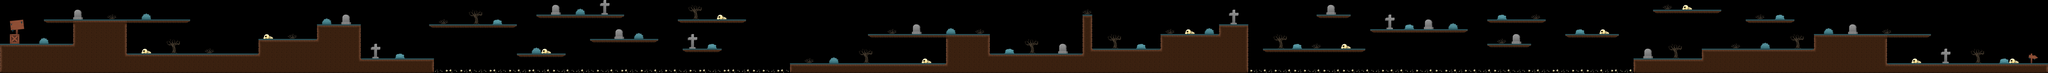

Below is a game level as drawn by its tile map, then a one-line description and the .tmx that defines it (tile-layer data replaced by summaries):
An orthogonal 420x15 tile map with 32x32 px tiles, 2 tile layers (suelo, objetos), 2 hidden layers not drawn, 3 tilesets and 36 objects (terreno 1, terreno 2, terreno 3, terreno 4, terreno 5, ...).

<map version="1.5" tiledversion="2021.03.23" orientation="orthogonal" renderorder="right-down" width="420" height="15" tilewidth="32" tileheight="32" infinite="0" nextlayerid="6" nextobjectid="40">
 <tileset firstgid="1" source="fondo1.tsx" />
 <tileset firstgid="301" source="objetos.tsx" />
 <tileset firstgid="365" source="tiles.tsx" />
 <layer id="1" name="fondo" width="420" height="15" visible="0">
  <data>[6300 cells, 6300 non-empty, 300 distinct tile ids]</data>
 </layer>
 <layer id="2" name="suelo" width="420" height="15">
  <data>[6300 cells, 1725 non-empty, 20 distinct tile ids]</data>
 </layer>
 <layer id="3" name="objetos" width="420" height="15">
  <data>[6300 cells, 349 non-empty, 52 distinct tile ids]</data>
 </layer>
 <layer id="5" name="huesos" width="420" height="15" visible="0">
  <data>[6300 cells, 252 non-empty, 4 distinct tile ids]</data>
 </layer>
 <objectgroup id="4" name="terreno">
  <object id="1" name="terreno 1" x="0.969697" y="288.061" width="475.788" height="190.636" />
  <object id="2" name="terreno 2" x="287.727" y="128.212" width="960.879" height="23.303" />
  <object id="3" name="terreno 3" x="478.788" y="154.545" width="352.424" height="327.273" />
  <object id="4" name="terreno 4" x="831.212" y="352.545" width="864.697" height="129.273" />
  <object id="5" name="terreno 5" x="1695.91" y="256.606" width="384.97" height="222.212" />
  <object id="6" name="terreno 6" x="2079.91" y="160.667" width="286.758" height="319.212" />
  <object id="7" name="terreno 7" x="2366.64" y="383.879" width="481.848" height="97.9394" />
  <object id="14" name="terreno 8" x="5182.91" y="417.152" width="1025.24" height="61.6364" />
  <object id="18" name="terreno 9" x="6208.15" y="224.242" width="288.758" height="253.485" />
  <object id="19" name="terreno 10" x="6496.88" y="353.576" width="605.121" height="125.182" />
  <object id="20" name="terreno 11" x="7103.97" y="97.9394" width="65.5455" height="380.788" />
  <object id="21" name="terreno 12" x="5693.94" y="224.182" width="515.152" height="24.3333" />
  <object id="23" name="terreno 13" x="7169.55" y="321.212" width="448.636" height="157.545" />
  <object id="24" name="terreno 14" x="7618.18" y="223.212" width="380.788" height="255.576" />
  <object id="25" name="terreno 15" x="7999.97" y="161.636" width="192.848" height="317.212" />
  <object id="33" name="terreno 16" x="10721.2" y="384.848" width="442.424" height="93.8788" />
  <object id="34" name="terreno 17" x="11166.7" y="320.273" width="739.394" height="158.485" />
  <object id="37" name="terreno 18" x="11905.1" y="225.333" width="478.606" height="253.515" />
  <object id="38" name="terreno 19" x="12385.6" y="224.091" width="285.939" height="23.5758" />
  <object id="39" name="terreno 20" x="12383.6" y="415.061" width="1055.73" height="64.697" />
  <object id="8" name="isla 1" x="2816.91" y="159.545" width="575.091" height="22.4545" />
  <object id="9" name="isla 2" x="3392.88" y="353.394" width="318.455" height="22.4545" />
  <object id="10" name="isla 3" x="3520.06" y="95.7576" width="575.97" height="24.6667" />
  <object id="11" name="isla 4" x="3870.39" y="256.455" width="447.606" height="23.4242" />
  <object id="12" name="isla 5 " x="4448.42" y="129.121" width="448.667" height="22.5758" />
  <object id="13" name="isla 6" x="4479.73" y="321.03" width="255.606" height="23.5152" />
  <object id="27" name="isla 7" x="8287.82" y="321.182" width="672.788" height="23.3939" />
  <object id="28" name="isla 8" x="8639.21" y="94.7576" width="224.848" height="25.4545" />
  <object id="29" name="isla 9" x="8990.7" y="192.545" width="642.727" height="22.7879" />
  <object id="30" name="isla 10" x="9762.27" y="287.667" width="286.091" height="25.6061" />
  <object id="31" name="isla 11" x="9759.48" y="129.212" width="382.939" height="22.4545" />
  <object id="32" name="isla 12" x="10271.8" y="225.273" width="352.727" height="22.2727" />
  <object id="35" name="isl a 13" x="10848.1" y="64.5455" width="446.97" height="22.5455" />
  <object id="36" name="isla 14" x="11456.3" y="128.121" width="319.697" height="23.6364" />
  <object id="17" name="huesos 1" x="2848.85" y="454.545" width="2332.97" height="24.2121" />
  <object id="26" name="huesos 2" x="8191.91" y="456.515" width="2527.42" height="22.2727" />
 </objectgroup>
</map>
